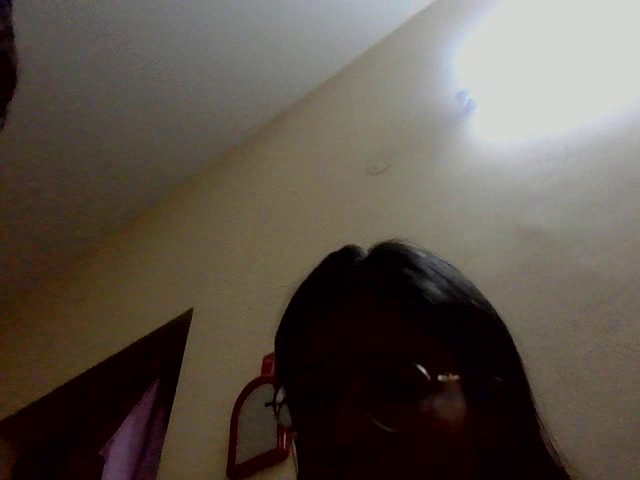
#> input picture frame 29 of output.avi, 640 x 480 px, given in place of the camera
$ python main.py
#> lines starting #> are read from the running program, lines starting #| are printed output that depends on the picture; after the words box and inside, x2 and y2 are one past the last pixel; in counts of white or black regions, pixels touching at a corner belong together
import json
import datetime
import cv2
import imutils
import pytesseract

Entries = []
def main():
    try:
        i = 1
        while (1):
            x = int(input("Enter 1 to capture, 0 to exit- "))
#> the answer given: 1
            if(x==1):
                pytesseract.pytesseract.tesseract_cmd = 'C:\Program Files\Tesseract-OCR\\tesseract'
                cap= cv2.VideoCapture(0)
                fourcc= cv2.VideoWriter_fourcc('X','V','I','D')
                out=cv2.VideoWriter('output.avi', fourcc, 20.0, (640,480))
                while(cap.isOpened()):
                    ret, image = cap.read()
#> image is the input picture: shape (480, 640, 3); mean B, G, R 75.4, 83.9, 92.5
                    if ret==True:
                        out.write(image)
                        cv2.imshow('frame', image) #to show the frame
                        if cv2.waitKey(1) & 0xFF == ord('q'):
#> (key q is pressed here)
                            break
                    else:
                        break
                # image = cv2.imread('test6.jpg')
                image = imutils.resize(image, width=300)
#> image: shape (225, 300, 3)
                # cv2.imshow("original image", image)
                # cv2.waitKey(0)
                gray_image = cv2.cvtColor(image, cv2.COLOR_BGR2GRAY)
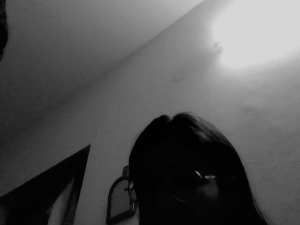
#> gray_image: shape (225, 300); min 0, max 215, mean 85.5
                # cv2.imshow("greyed image", gray_image)
                # cv2.waitKey(0)
                gray_image = cv2.bilateralFilter(gray_image, 11, 17, 17)
                # cv2.imshow("smoothened image", gray_image)
                # cv2.waitKey(0)
                edged = cv2.Canny(gray_image, 30, 200)
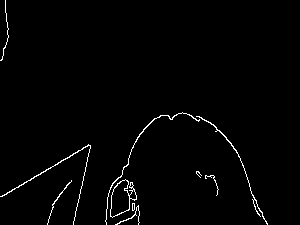
#> edged: shape (225, 300); 1.5% white in thin lines or dots, all inside (x1, y1, x2, y2) = (0, 0, 268, 225)
                # cv2.imshow("edged image", edged)
                # cv2.waitKey(0)

                cnts, new = cv2.findContours(edged.copy(), cv2.RETR_LIST, cv2.CHAIN_APPROX_SIMPLE)
#> cnts = 14 contours, 8 with area under 20; largest, box (x1, y1, x2, y2) and area: (110, 179, 137, 218) 580, (110, 179, 130, 218) 502, (105, 112, 200, 225) 51, (196, 116, 268, 225) 50, (0, 144, 91, 225) 48, (129, 189, 137, 200) 45; new = 14 rows, first 6: [1, -1, -1, -1], [2, 0, -1, -1], [3, 1, -1, -1], [4, 2, -1, -1], [5, 3, -1, -1], [6, 4, -1, -1]
                image1 = image.copy()
                cv2.drawContours(image1, cnts, -1, (0, 255, 0), 3)
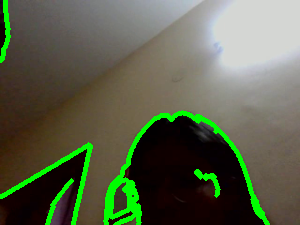
#> image1: shape (225, 300, 3); mean B, G, R 73.6, 97, 89.4
                # cv2.imshow("contours", image1)
                # cv2.waitKey(0)
                cnts = sorted(cnts, key=cv2.contourArea, reverse=True)[:30]
                screenCnt = None
                image2 = image.copy()
                cv2.drawContours(image2, cnts, -1, (0, 255, 0), 3)
                # cv2.imshow("Top 30 contours", image2)
                # cv2.waitKey(0)

                for c in cnts:
                    perimeter = cv2.arcLength(c, True)
                    approx = cv2.approxPolyDP(c, 0.018 * perimeter, True)
                    if len(approx) == 4:
                        screenCnt = approx
                        x, y, w, h = cv2.boundingRect(c)
                        new_img = image[y:y + h, x:x + w]
                        cv2.imwrite('./' + str(i) + '.png', new_img)
                        break
#> this loop made 4 passes
#> (perimeter, screenCnt, x, y, w, h) on pass 4: (334.2, [[196, 116], [238, 154], [267, 224], [236, 150]], 196, 116, 72, 109)
#> perimeter on passes 1 to 3: 157.1, 103.8, 368

                cv2.drawContours(image, [screenCnt], -1, (255, 255, 0), 3)
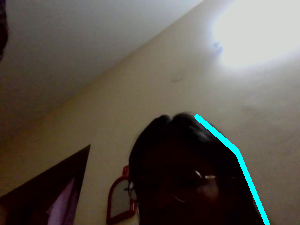
#> image: shape (225, 300, 3); mean B, G, R 77.6, 86.1, 91.8
                # cv2.imshow("image with detected license plate", image)
                # cv2.waitKey(0)
                Cropped_loc = './' + str(i) + '.png'

                cv2.imshow("cropped", cv2.imread(Cropped_loc))
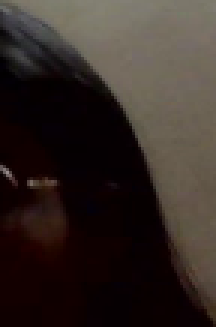
#> window 'cropped': shape (109, 72, 3) (shown 3 times larger); mean B, G, R 37.2, 41.9, 51.9
                cv2.waitKey(0)
                plate = pytesseract.image_to_string(Cropped_loc, lang='eng')

                cap.release()
                out.release()
                cv2.destroyAllWindows()

                vno = plate
                date_time = datetime.datetime.now()
                dict = {"VehicleNo": str(vno),
                       "time": str(date_time),
                        "imagee": './' + str(i) + '.png'
                       }
                Entries.extend(dict)
                print(dict)
                with open("products.json", "w") as file:
                    json.dump(Entries, file)

                i += 1
                continue
            else:
                return 0
    except:
        main()
main()
#> (the call stopped at in main, `plate = pytesseract.image_to_string(Cropped_loc, lang='eng')`: pytesseract is not available in this run)

$ run again, starting later in the video
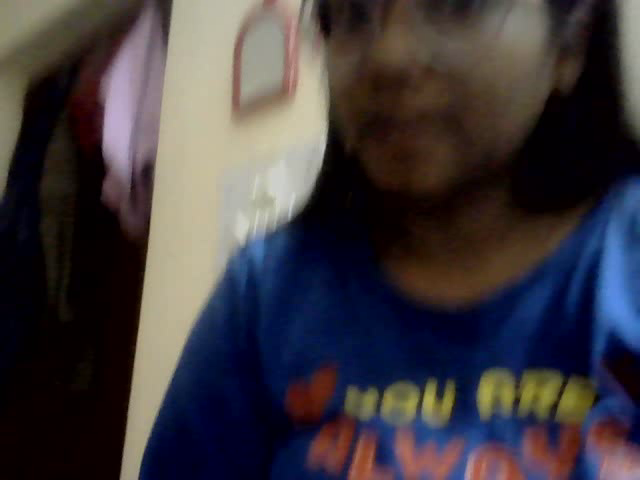
#> input picture frame 134 of output.avi, 640 x 480 px, given in place of the camera
#> in main, image is the input picture: shape (480, 640, 3); mean B, G, R 62.2, 57.8, 63.3
#> in main, `edged = cv2.Canny(gray_image, 30, 200)`:
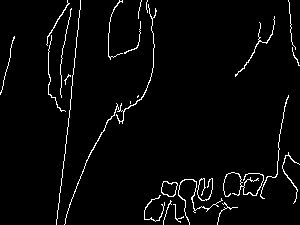
#> edged: shape (225, 300); 3.2% white in thin lines or dots
#> cnts = 27 contours, 19 with area under 20; largest, box (x1, y1, x2, y2) and area: (161, 181, 178, 197) 187, (161, 181, 178, 197) 174, (64, 4, 157, 225) 58, (223, 172, 264, 197) 32, (178, 179, 223, 225) 28, (235, 16, 275, 77) 27, (282, 152, 300, 204) 24, (46, 0, 70, 46) 20; new = 27 rows, first 6: [1, -1, -1, -1], [2, 0, -1, -1], [3, 1, -1, -1], [4, 2, -1, -1], [5, 3, -1, -1], [6, 4, -1, -1]
#> image1: shape (225, 300, 3); mean B, G, R 50.6, 81.8, 51.2
#> the loop in main, `for c in cnts:` made 12 passes
#> (perimeter, screenCnt, x, y, w, h) on pass 12: (184.3, [[51, 35], [48, 94], [65, 111], [48, 93]], 48, 35, 18, 77)
#> in main, `cv2.drawContours(image, [screenCnt], -1, (255, 255, 0), 3)`:
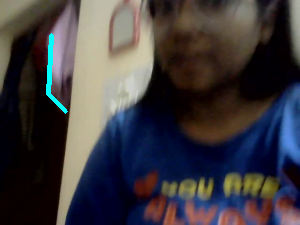
#> image: shape (225, 300, 3); mean B, G, R 63.3, 58.8, 62.7

$ run again, starting later in the video
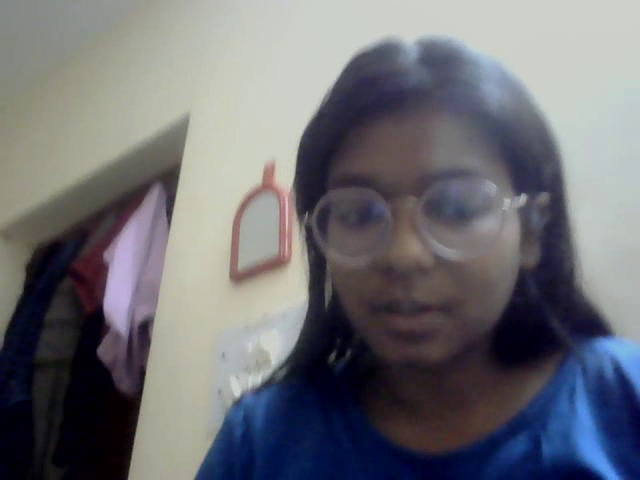
#> input picture frame 239 of output.avi, 640 x 480 px, given in place of the camera
#> in main, image is the input picture: shape (480, 640, 3); mean B, G, R 116.3, 110.7, 110.3
#> in main, `edged = cv2.Canny(gray_image, 30, 200)`:
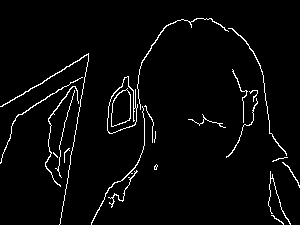
#> edged: shape (225, 300); 3.2% white in thin lines or dots
#> cnts = 27 contours, 16 with area under 20; largest, box (x1, y1, x2, y2) and area: (107, 76, 138, 134) 1098, (107, 76, 137, 134) 1072, (111, 88, 131, 127) 549, (111, 89, 131, 127) 534, (0, 53, 89, 225) 53; new = 27 rows, first 6: [1, -1, -1, -1], [2, 0, -1, -1], [3, 1, -1, -1], [4, 2, -1, -1], [5, 3, -1, -1], [6, 4, -1, -1]
#> image1: shape (225, 300, 3); mean B, G, R 100.8, 130, 96.1
#> the loop in main, `for c in cnts:` made 2 passes
#> (perimeter, screenCnt, x, y, w, h) on pass 2: (177.6, [[127, 76], [136, 121], [110, 133], [109, 102]], 107, 76, 30, 58)
#> in main, `cv2.drawContours(image, [screenCnt], -1, (255, 255, 0), 3)`:
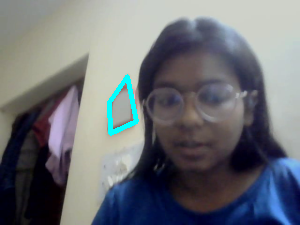
#> image: shape (225, 300, 3); mean B, G, R 117.5, 111.9, 108.7
